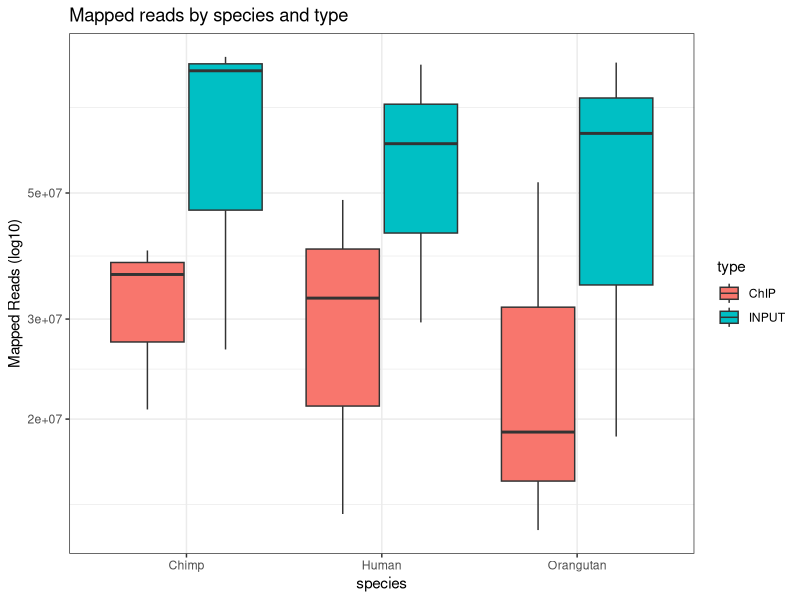

This figure's R source:
## ---- chunk 1
library(dplyr)
library(ggplot2)
## ---- chunk 2
# Data setup
# Data from Table S1
data <- data.frame(
  species = rep(c("Human", "Chimp", "Orangutan"), each = 6),
  type = rep(rep(c("ChIP", "INPUT"), each = 3), 3),
  reads = c(
    # Human
    13614595, 48611842, 32657018, 29599543, 61063795, 84108089,
    # Chimp
    20795802, 39610439, 35940694, 26519895, 86812515, 82058116,
    # Orangutan
    52225164, 18975617, 12755399, 84826795, 63664615, 18637029
  )
)
## ---- chunk 3
# visualization
ggplot(data, aes(x=species, y=reads, fill=type)) +
    geom_boxplot(position = position_dodge(0.8)) +
    scale_y_log10() +
    labs(title = "Mapped reads by species and type",
         y = "Mapped Reads (log10)", x = "species") +
    theme_bw()
## ---- chunk 4
# check ChIP reads with one-way ANOVA
chip_data <- subset(data, type=="ChIP")
anova_chip <- aov(reads ~ species, data = chip_data)
summary(anova_chip) # p = 0.948
## ---- chunk 5
# check INPUT reads with one-way ANOVA
input_data <- subset(data, type == "INPUT")
anova_input <- aov(reads ~ species, data = input_data)
summary(anova_input) # p = 0.932
## ---- chunk 6
# check species, type, using two-way ANOVA
aov_all <- aov(reads ~ species * type, data = data)
summary(aov_all)
